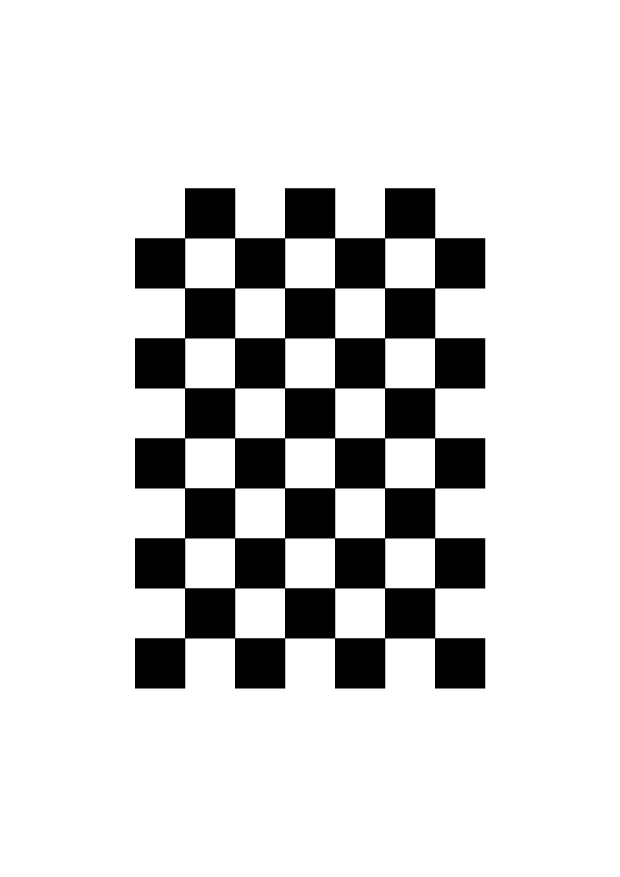
#> input picture Lecture 5/data/A4_Chessboard_9x6.png, 2480 x 3508 px (shown at 1/4 size)
$ jupyter execute lab5.1_geometric_transformation.ipynb
#> lines starting #> are read from the running program, lines starting #| are printed output that depends on the picture; after the words box and inside, x2 and y2 are one past the last pixel; in counts of white or black regions, pixels touching at a corner belong together
# Geometric Transformation

Reference: https://docs.opencv.org/4.x/da/d6e/tutorial_py_geometric_transformations.html

#### OpenCV provides two transformation functions, `cv.warpAffine` and `cv.warpPerspective`, with which you can perform all kinds of transformations. `cv.warpAffine` takes a 2x3 transformation matrix while `cv.warpPerspective` takes a 3x3 transformation matrix as input.

[cell 1]
import numpy as np
import cv2 as cv
import matplotlib.pyplot as plt
plt.figure(figsize=(12, 6))

[cell 2]
img = cv.imread('data/A4_Chessboard_9x6.png')
#> img is the input picture: shape (3508, 2480, 3); 83.7% white; 1 black region, box (x1, y1, x2, y2) and area: (540, 753, 1941, 2754) 1413981
assert img is not None, "file could not be read, check with os.path.exists()"
plt.imshow(img)
plt.title('Original Image')

plt.show()

[cell 3]
img.shape
#> Out = (3508, 2480, 3)

## Perspective Transformation

For perspective transformation, we need a 3x3 transformation matrix. Straight lines will remain straight even after the transformation. To find this transformation matrix, we need 4 points on the input image and corresponding points on the output image. Among these 4 points, 3 of them should not be collinear. Then the transformation matrix can be found by the function `cv.getPerspectiveTransform`. Then apply `cv.warpPerspective` with this 3x3 transformation matrix.

[cell 4]
pts_original = np.float32([[500, 500], [2000, 500], [2000, 3000], [500, 3000]])
# This is a set of four points in the original image (image) that represent a quadrilateral region that we want to transform.


pts_transformed = np.float32([[0, 0], [480, 0], [480, 640], [0, 640]])
# This is another set of four points that define where you want the points to map in the transformed image (dst).
# Essentially, this set describes the output quadrilateral (in this case, a 480x640 rectangle).

M = cv.getPerspectiveTransform(pts_original,pts_transformed)

dst = cv.warpPerspective(img,M,(480,640))       # (width, height of output image)
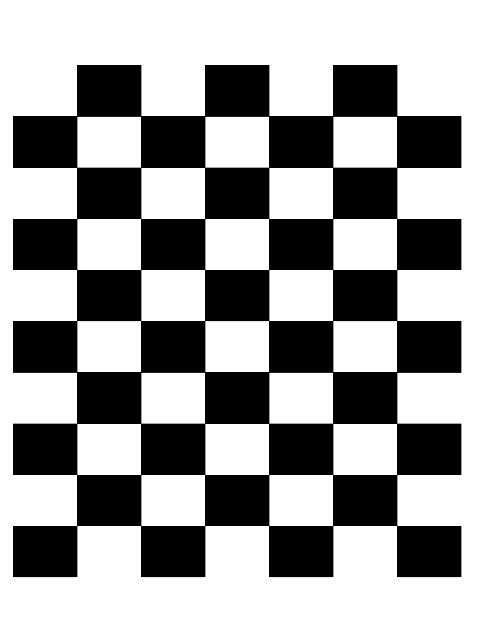
#> dst: shape (640, 480, 3); min 0, max 255, mean 158.8
plt.figure(figsize=(12, 6))

# Draw points as a blue rectangle on the original image
image_with_rectangle = img.copy()
cv.polylines(image_with_rectangle, [np.int32(pts_original)], isClosed=True, color=(255, 0, 0), thickness=2)

plt.subplot(121), plt.imshow(cv.cvtColor(image_with_rectangle, cv.COLOR_BGR2RGB)), plt.title('Input with pts')
plt.subplot(122), plt.imshow(cv.cvtColor(dst, cv.COLOR_BGR2RGB)), plt.title('Output after Transformation')
plt.show()
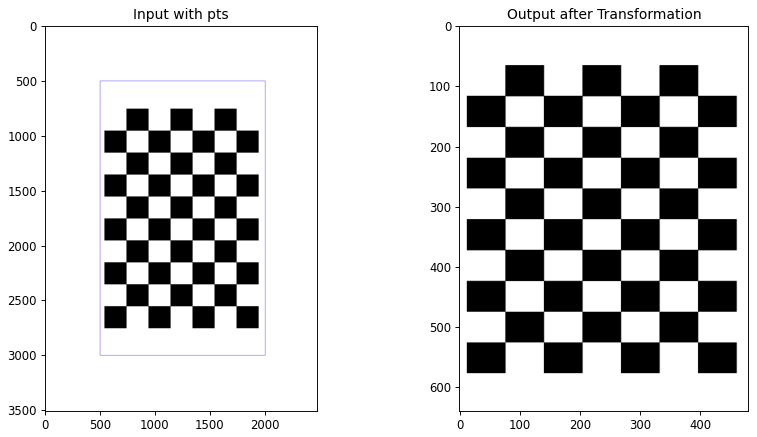
#> figure drawn by matplotlib, 2 panels

## Affine Transformation

In affine transformation, all parallel lines in the original image will still be parallel in the output image. To find the transformation matrix, we need three points from the input image and their corresponding locations in the output image. Then `cv.getAffineTransform` will create a 2x3 matrix which is to be passed to `cv.warpAffine`.

[cell 5]
rows,cols,ch = img.shape        # h,w,c
#> rows = 3508; cols = 2480; ch = 3

pts_original = np.float32([[500, 500], [2000, 500], [2000, 3000]])
# pts_original contains three points from the input image that you want to transform.

pts_transformed = np.float32([[50, 50], [1200, 50], [600, 700]])
# pts_transformed contains the new locations of the points after the transformation.

M = cv.getAffineTransform(pts_original,pts_transformed)
# function computes a 2x3 affine transformation matrix, M,
# which describes how to transform the three points in pts_original to their corresponding points in pts_transformed.

dst = cv.warpAffine(img,M,(1280,720))
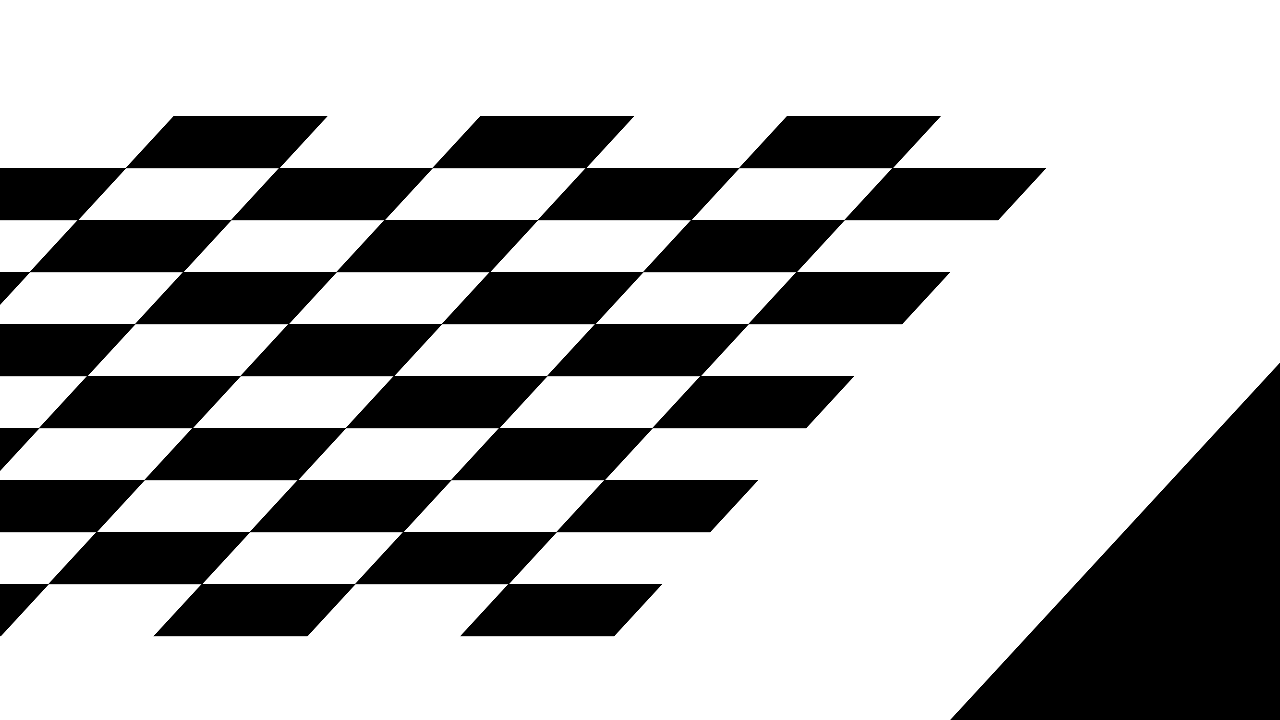
#> dst: shape (720, 1280, 3); min 0, max 255, mean 177.5
plt.figure(figsize=(12, 6))

# Draw pts1 points as a blue rectangle on the original image
image_with_rectangle = img.copy()
cv.polylines(image_with_rectangle, [np.int32(pts_original)], isClosed=True, color=(255, 0, 0), thickness=2)

dst_with_rectangle = dst.copy()
cv.polylines(dst_with_rectangle, [np.int32(pts_transformed)], isClosed=True, color=(255, 0, 0), thickness=2)
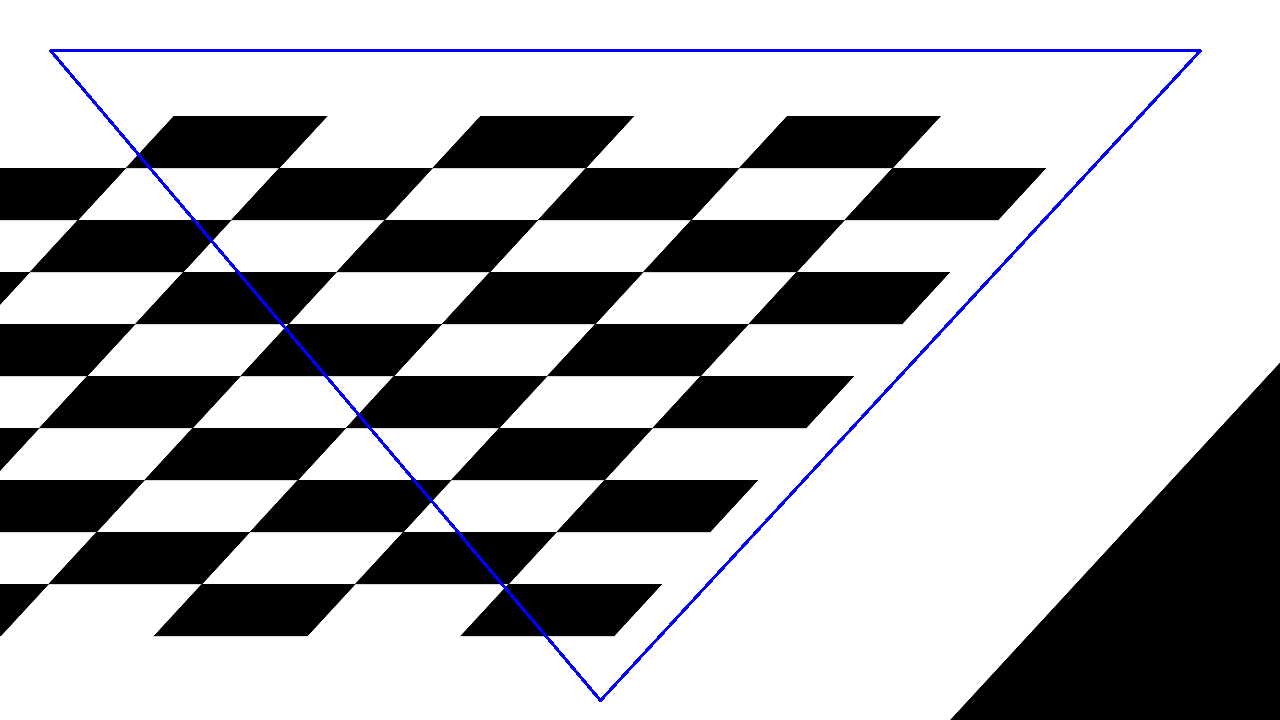
#> dst_with_rectangle: shape (720, 1280, 3); 0.98% of pixels changed, all inside (x1, y1, x2, y2) = (49, 49, 1202, 702)


plt.subplot(121), plt.imshow(cv.cvtColor(image_with_rectangle, cv.COLOR_BGR2RGB)), plt.title('Input with pts')
plt.subplot(122), plt.imshow(cv.cvtColor(dst_with_rectangle, cv.COLOR_BGR2RGB)), plt.title('Output after Transformation')
plt.show()
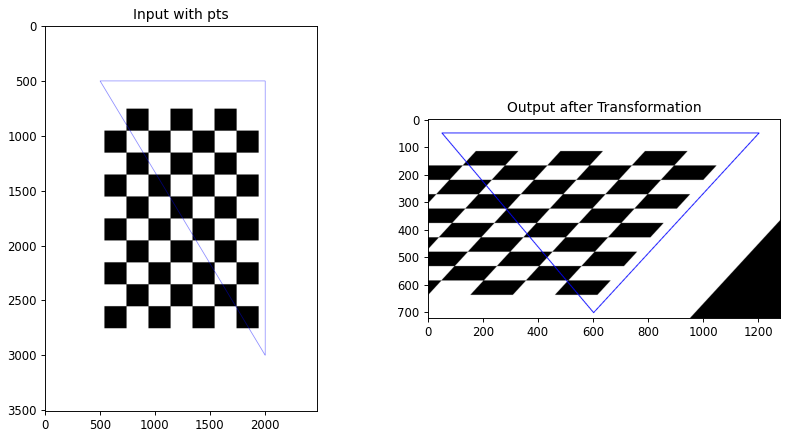
#> figure drawn by matplotlib, 2 panels

[cell 6]
M

## Resizing

cv.resize parameters:
- img            -> Input image to resize
- None           -> Output size (None means it will be computed from fx, fy)
- fx=2           -> Scale factor along the horizontal axis (2x width)
- fy=2           -> Scale factor along the vertical axis (2x height)
- interpolation  -> Interpolation method, INTER_CUBIC gives better quality for enlarging images

[cell 7]
#Scaling by the factor of 2
print(img.shape)
#| (3508, 2480, 3)
res = cv.resize(img,None,fx=2, fy=2, interpolation = cv.INTER_CUBIC)
print(res.shape)
#| (7016, 4960, 3)

[cell 8]
# Display the image using matplotlib
plt.imshow(res)
plt.title('Resized Image')
plt.show()
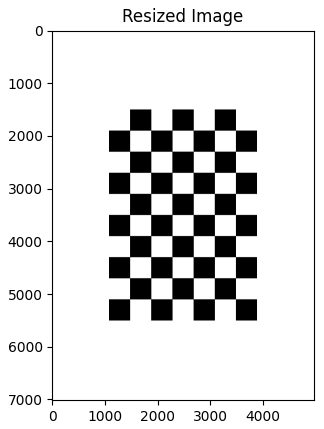
#> figure drawn by matplotlib, 1 panel

[cell 9]
# Lets use the cv.resize function to resize the image by a factor of 1/2 in both dimensions without using the fx and fy parameters.
# This will reduce the size of the image to half its original dimensions.
h,w,c = img.shape
#> h = 3508; w = 2480; c = 3
res = cv.resize(img,(w//2,h//2),interpolation = cv.INTER_CUBIC)
res.shape
#> Out = (1754, 1240, 3)

## Translation

Translation is the shifting of an object's location.
If we know the shift in the (x,y) direction say $$ (t_{x},t_{y}), $$ We can create the transformation matrix as follows:

$$
M =
\begin{bmatrix}
1 & 0 & t_{x} \\
0 & 1 & t_{y}
\end{bmatrix}
$$

We can make it into a Numpy array of type np.float32 and pass it into the `cv.warpAffine()` function. See the below example for a shift of (300,400):

[cell 10]
img = cv.imread('data/A4_Chessboard_9x6.png')
rows,cols,ch = img.shape

M = np.float32([[1,0,300],[0,1,400]])
dst = cv.warpAffine(img,M,(cols,rows))
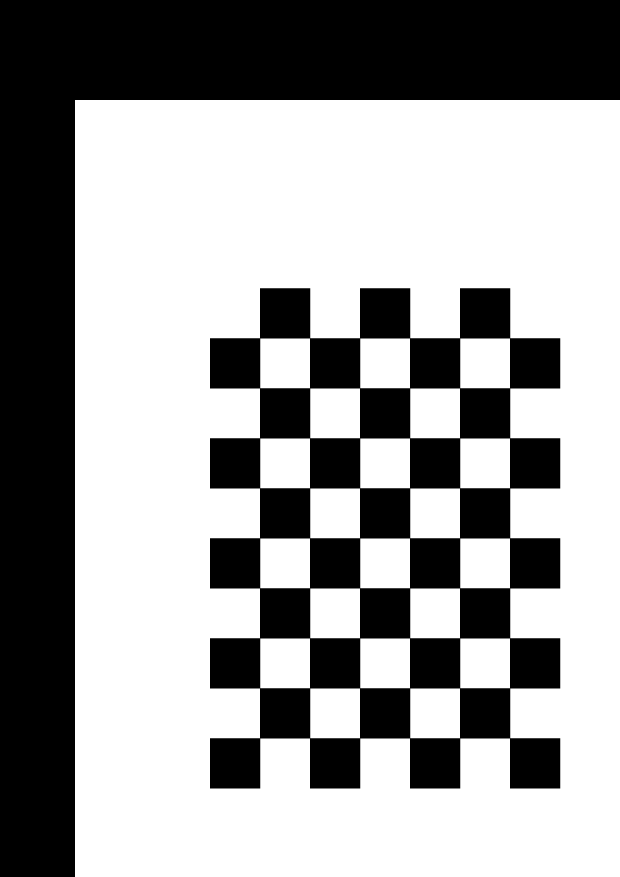
#> dst: shape (3508, 2480, 3) (shown at 1/4 size); 61.6% white; 2 black regions, box (x1, y1, x2, y2) and area: (0, 0, 2480, 3508) 1924400, (840, 1153, 2241, 3154) 1413981

plt.imshow(dst)
plt.title('Translated Image')
plt.axis('off')  # Hide axes
plt.show()

[cell 11]
img = cv.imread('data/A4_Chessboard_9x6.png')
rows,cols,ch = img.shape

M = np.float32([[1,0,300],[0,1,400]])
dst = cv.warpAffine(img,M,(cols,rows))

plt.imshow(dst)
plt.title('Translated Image')
plt.axis('off')  # Hide axes
plt.show()

## Rotation

Rotation of an image for an angle $\theta$ is achieved by the transformation matrix of the form
$$
M = \begin{bmatrix}
\cos\theta & -\sin\theta\\[6pt]
\sin\theta & \cos\theta
\end{bmatrix}
$$

But OpenCV provides scaled rotation with adjustable center of rotation, $c=(c_x,c_y)$ so that you can rotate at any location you prefer. The modified transformation matrix is given by

$$
T =
\begin{bmatrix}
\alpha & \beta & (1-\alpha)\,c_x - \beta\,c_y\\[6pt]
-\beta & \alpha & \beta\,c_x + (1-\alpha)\,c_y
\end{bmatrix},
\qquad
\alpha = \text{scale}\cdot\cos\theta,\ \ \beta = \text{scale}\cdot\sin\theta
$$

To find this transformation matrix, OpenCV provides a function, `cv2.getRotationMatrix2D(center, angle, scale)`.

[cell 12]
# Check out the below example which rotates the image by 45 degree with respect to center with an scaling factor of 2.

rows,cols,ch = img.shape

# cols-1 and rows-1 are the coordinate limits.
M = cv.getRotationMatrix2D(((cols-1)/2.0,(rows-1)/2.0),45,2)        # center, angle, scale

print(M) # Display the rotation matrix
#| [[ 1.41421356e+00  1.41421356e+00 -2.99324119e+03]
#|  [-1.41421356e+00  1.41421356e+00  1.02659423e+03]]
# M is a 2x3 matrix that combines rotation and scaling transformations.

dst = cv.warpAffine(img,M,(cols,rows))
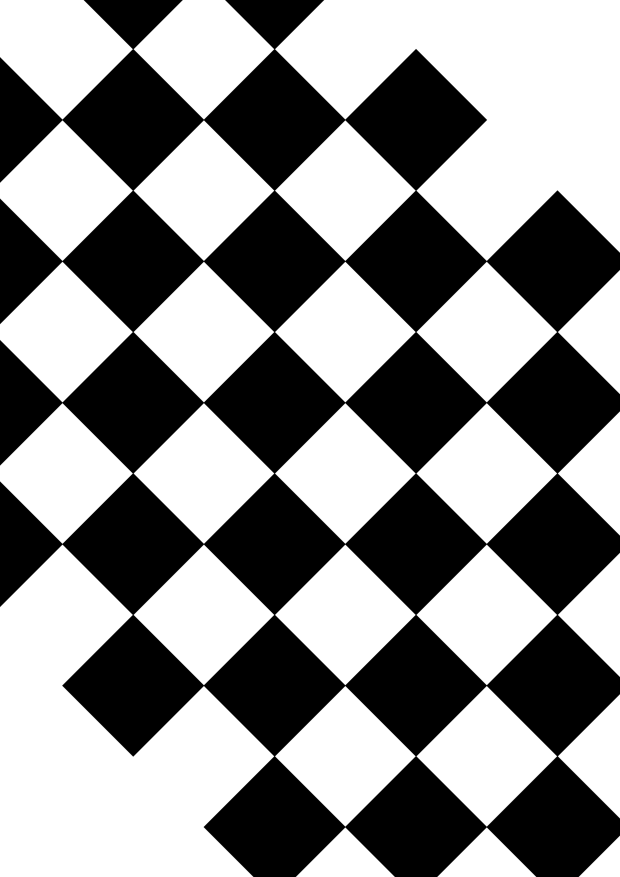
#> dst: shape (3508, 2480, 3) (shown at 1/4 size); min 0, max 255, mean 141.9

plt.imshow(dst)
plt.title('Rotated Image')
plt.show()

[cell 13]
# if i also want to translate the image after rotation, I can modify the translation components of the rotation matrix M.
# For example, to translate the image by (tx, ty) = (100, 50) after rotation, I can do the following:
M[0, 2] += 100  # Modify the translation component in the x direction
M[1, 2] += 50   # Modify the translation component in the y direction

dst = cv.warpAffine(img,M,(cols,rows))
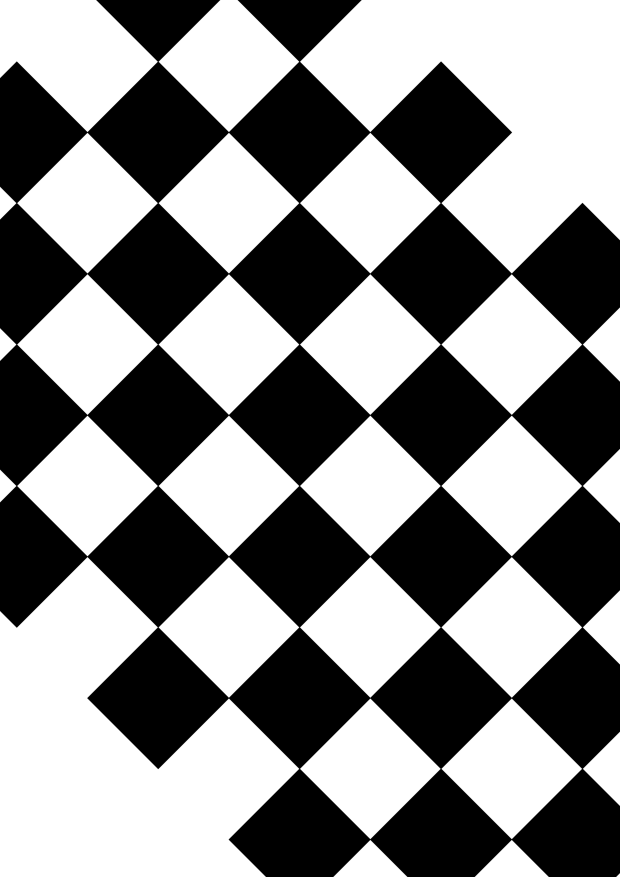
#> dst: shape (3508, 2480, 3) (shown at 1/4 size); min 0, max 255, mean 138

plt.imshow(dst)
plt.title('Rotated Image with Translation')
plt.show()
